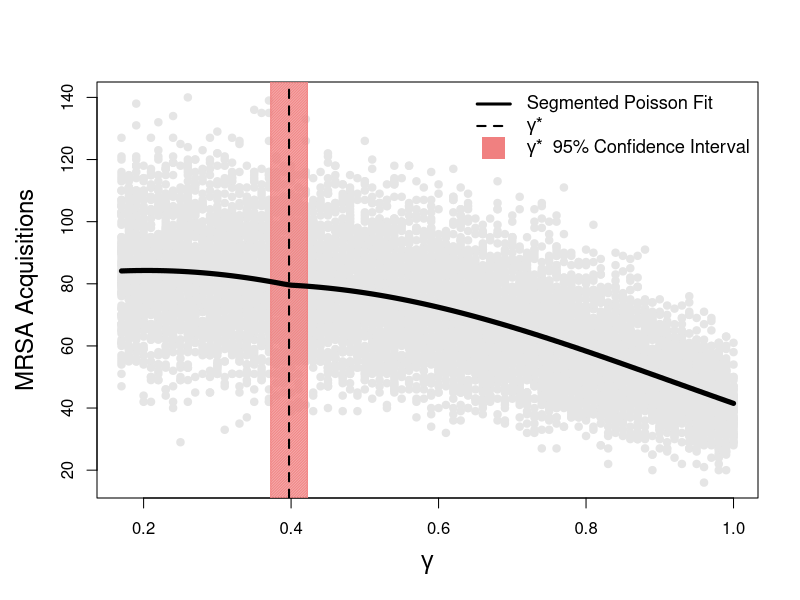

The R source for this figure:
#### Gamma Sensitivity Analysis ####

library(segmented)

data_gamma <- read.csv("gamma_data.csv", header = T, sep = ",")
attach(data_gamma)

str(data_gamma)
summary(data_gamma)

gammasweep <- glm(cases ~ gamma + I(gamma^2),family="poisson")
summary(gammasweep)

segmod <- segmented(gammasweep,seg.Z = ~ gamma, psi=0.50)
summary(segmod)
fitted <- fitted(segmod)
changepoint <- segmod$psi[2]
ucl <- changepoint + (1.96*segmod$psi[3])
lcl <- changepoint - (1.96*segmod$psi[3])

modeldata <- data.frame(gamma=data_gamma$gamma,fit=fitted)
modeldata <- modeldata[order(gamma),]

par(mar=c(5,4.75,4,2)+0.1)
plot(gamma,cases,pch=21,col="grey90",bg="grey90",xlab=expression(gamma),ylab="MRSA Acquisitions",cex.lab=1.45)
rect(xleft=lcl,xright=ucl,ybottom=0,ytop=200,col="lightcoral",density=90)
lines(modeldata$gamma,modeldata$fit, type="l",lwd=5)
abline(v=changepoint,lty=2,lwd=2)
legend("topright", c("Segmented Poisson Fit",expression(gamma*"*"),expression(gamma*"*"~ ~"95% Confidence Interval")), 
       lwd=c(3,2,NA),pch=c(NA,NA,15),pt.cex=c(1,1,3),col=c("black","black","lightcoral"),lty=c(1,2), bty='n', cex=1.1)
